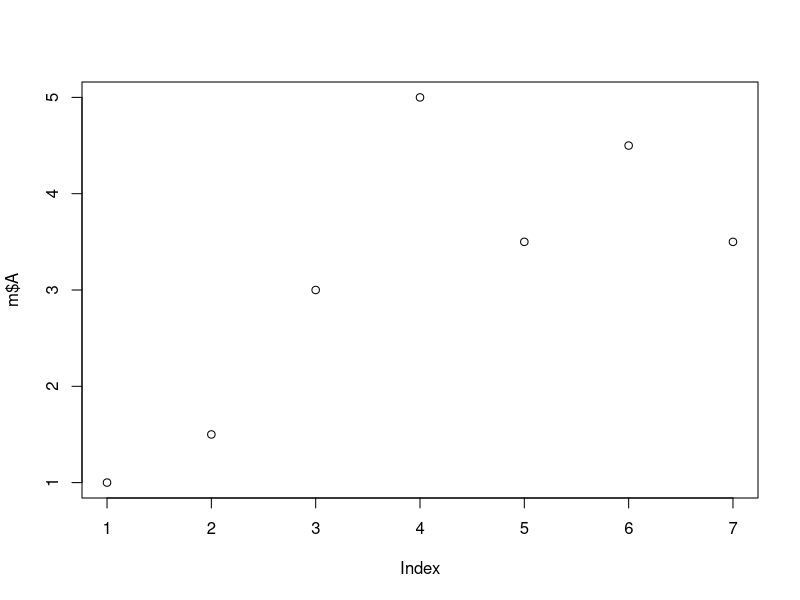
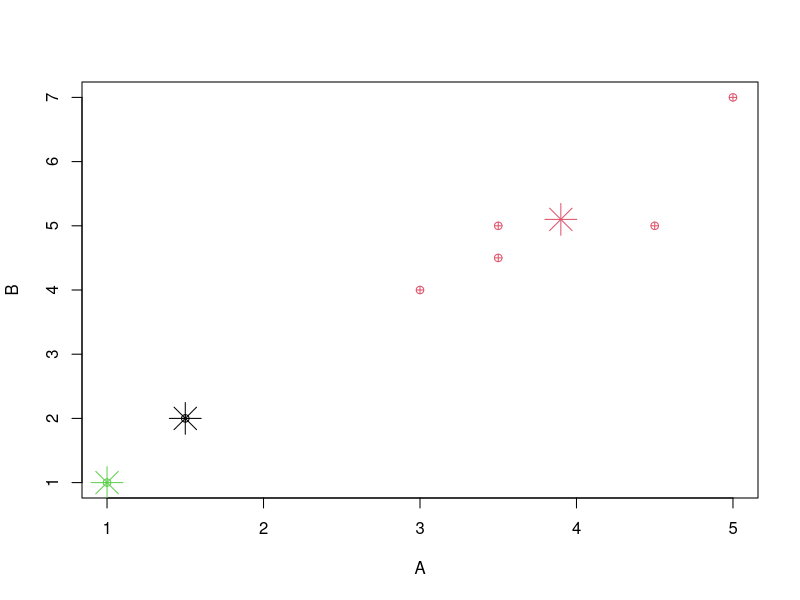

Generate these figures, in order, with R:
#Clustering - Simple dataset - Marks in 2 subjects

A=c(1,1.5,3,5,3.5,4.5,3.5)
B=c(1,2,4,7,5,5,4.5)
m=data.frame(A)
marks=data.frame(A,B)
marks
?kmeans
c1 = kmeans(marks, 3) #??
c1$iter
plot(m$A)
cbind(marks, c1$cluster)
plot(marks, pch=10,col = c1$cluster)
c1$centers
points(c1$centers, col = 1:3, pch = 8, cex = 3)

c1$iter #?

#C1- 1, 2 : (1.3, 1.5)
#C2- 3, 4, 5, 6, 7  : (3.9, 5.1)
#
#Specify Coordinates for Centers
mcenters = marks[c(1,5),]
mcenters
(c2a <- kmeans(marks, centers=mcenters))
c2a
cbind(marks, c2a$cluster)
matrix(c(1,1,5,7), ncol=2)
?matrix
(c2b <- kmeans(marks, centers=matrix(c(1,1,5,7), ncol=2)))

c2a
cbind(marks,c2a$cluster)
c2a$centers
aggregate(marks,by=list(c2a$cluster),FUN=mean)
c2a
c2a$iter

library(dplyr)
marks
marks %>% group_by(c2a$cluster) %>% summarise_all(funs(sum, mean, median, n()))


# Distances
x1=marks[1,]; x2=marks[2,]
x1;x2
sqrt(sum((x1-x2)^2))
sqrt(1.25)
dist(rbind(x1,x2))
euc.dist <- function(x1, x2) sqrt(sum((x1 - x2) ^ 2))
for (i in 1:7)
  print(paste(i, round(euc.dist(marks[i,], marks[1,]),2),sep='-'))

ref1 = marks[1,]; ref1
ref2 = marks[4,]; ref2

(d1= apply(marks,1,function(x)sqrt(sum((x-ref1)^2))))
(d2= apply(marks,1,function(x)sqrt(sum((x-ref2)^2))))
df=cbind(marks, d1,d2)
df

apply(df, 1, function(x) max(which(x == min(x, na.rm = TRUE))))
df
apply(df[,c(3,4)],1, min)
df3 <-transform(df, mind1d2=apply(df[,c(3,4)],1, min, na.rm = TRUE))
df3




gender = c('M','F','M')
gender
genderF = factor(gender)
genderF
grades = c('A','B','C')
grades
gradesF = factor(grades)
gradesF
gradesF1 = factor(grades, ordered=T)
gradesF1
gradesF2 = factor(grades, ordered=T, levels=c('C','B','A'))
gradesF2
marks = rnorm(3, 50,10)
df = data.frame(genderF, gradesF, marks)
df
str(df)
